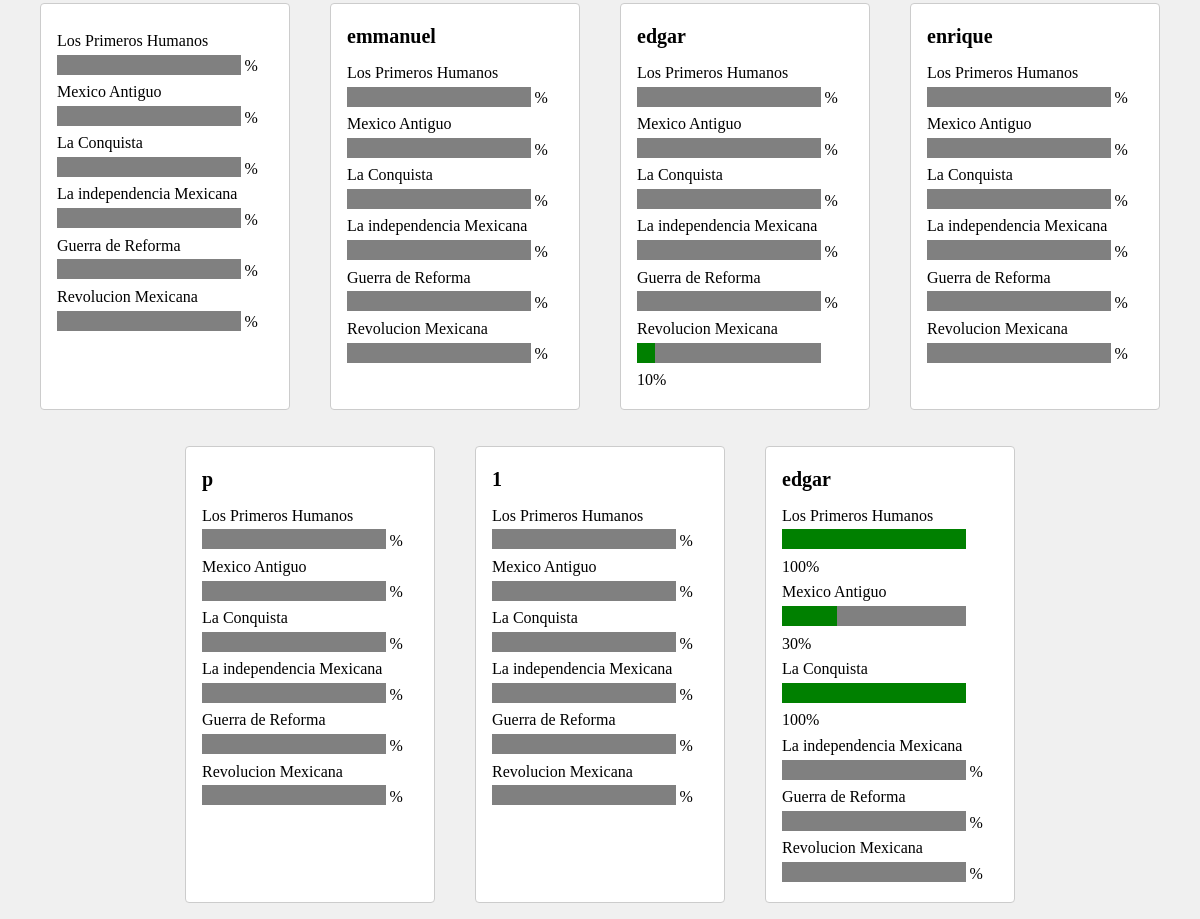
The page /administrar.php (lower part) on the database as committed earlier.
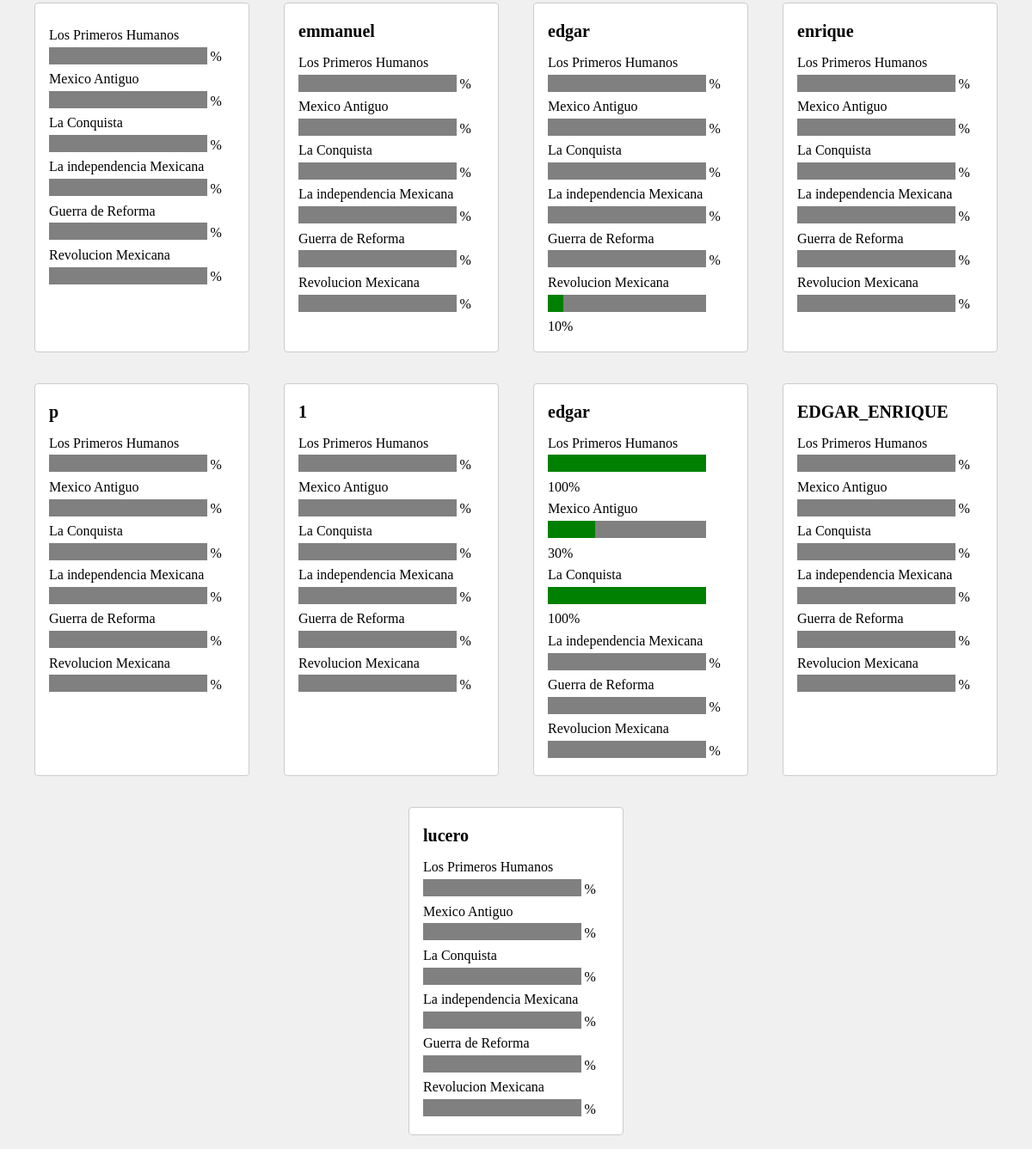
The same page on the database as committed later.
### tables this page shows
CREATE TABLE `usuarios` (
  `id_usuario` int(11) NOT NULL,
  `nombre` varchar(50) DEFAULT NULL,
  `curp` varchar(18) DEFAULT NULL,
  `contrasena` varchar(500) DEFAULT NULL,
  `tipo` int(2) DEFAULT NULL
);

CREATE TABLE `avance` (
  `id_usuario` int(11) DEFAULT NULL,
  `id_tema` int(11) DEFAULT NULL,
  `avance` int(11) DEFAULT NULL
);

### administrar.php (the view, shortened to what this page needs)
<!DOCTYPE html>
<html lang="en">
<head>
    <link rel="stylesheet" href="Recursos/w3.css">
    <link rel="stylesheet" href="es.css">
</head>
<body>
<font face="Century Gothic">
<br>
<div class="card-group" id="izquierda">
    <?php
    $servername = "localhost";
    $username = "root";
    $password = "";
    $database = "ra_db";
    $conn = new mysqli($servername, $username, $password, $database);
    $sql = "SELECT usuarios.id_usuario, usuarios.nombre, usuarios.tipo,
                   avance1.avance AS aTema1, avance2.avance AS aTema2,
                   avance3.avance AS aTema3, avance4.avance AS aTema4,
                   avance5.avance AS aTema5, avance6.avance AS aTema6
            FROM usuarios
            LEFT JOIN avance AS avance1 ON usuarios.id_usuario = avance1.id_usuario AND avance1.id_tema = '1'
            LEFT JOIN avance AS avance2 ON usuarios.id_usuario = avance2.id_usuario AND avance2.id_tema = '2'
            LEFT JOIN avance AS avance3 ON usuarios.id_usuario = avance3.id_usuario AND avance3.id_tema = '3'
            LEFT JOIN avance AS avance4 ON usuarios.id_usuario = avance4.id_usuario AND avance4.id_tema = '4'
            LEFT JOIN avance AS avance5 ON usuarios.id_usuario = avance5.id_usuario AND avance5.id_tema = '5'
            LEFT JOIN avance AS avance6 ON usuarios.id_usuario = avance6.id_usuario AND avance6.id_tema = '6';";
    $result = $conn->query($sql);
    if ($result->num_rows > 0) {
        while($row = $result->fetch_assoc()) {
            echo '<div class="card">';
            echo '<div class="card-body">';
            echo '<h5 class="card-title">' . $row["nombre"] . '</h5>';
            echo '<div>Los Primeros Humanos</div>';
            echo '<progress class="progress" max="100" value="' . $row["aTema1"] . '"></progress> ' . $row["aTema1"] . '%&nbsp; ';
            echo '<div>Mexico Antiguo</div>';
            echo '<progress class="progress" max="100" value="' . $row["aTema2"] . '"></progress> ' . $row["aTema2"] . '%&nbsp;';
            echo '<div>La Conquista</div>';
            echo '<progress class="progress" max="100" value="' . $row["aTema3"] . '"></progress> ' . $row["aTema3"] . '%&nbsp;';
            echo '<div>La independencia Mexicana</div>';
            echo '<progress class="progress" max="100" value="' . $row["aTema4"] . '"></progress> ' . $row["aTema4"] . '%&nbsp;';
            echo '<div>Guerra de Reforma</div>';
            echo '<progress class="progress" max="100" value="' . $row["aTema5"] . '"></progress> ' . $row["aTema5"] . '%&nbsp;';
            echo '<div>Revolucion Mexicana</div>';
            echo '<progress class="progress" max="100" value="' . $row["aTema6"] . '"></progress> ' . $row["aTema6"] . '%&nbsp;';
            echo '</div>';
            echo '</div>';
        }
    } else {
        echo "0 resultados";
    }
    ?>
</div>
</font>
</body>
</html>

### es.css (style rules this page uses)
.card-title { font-size: 1.25rem; margin-bottom: 0.5rem; }
* { font-family: Century Gothic; }
#izquierda { display: flex; justify-content: center; }
.card-group { display: -webkit-box; display: -ms-flexbox; display: flex; -ms-flex-flow: row wrap; flex-flow: row wrap; margin-right: -15px; margin-left: -15px; }
.card { position: relative; display: -webkit-box; display: -ms-flexbox; display: flex; -ms-flex-direction: column; flex-direction: column; min-width: 0; word-wrap: break-word; background-color: #fff; background-clip: border-box; border: 10px solid rgb(255, 186, 59); border-radius: 2%; margin-right: 15px; margin-bottom: 0; margin-left: 15px; width: calc(20%); max-width: calc(20%); min-width: 250px; margin: 20px; }
* { box-sizing: border-box; margin: 0; padding: 0; }
body { margin: 0; padding: 0; line-height: 1.6; }
body { font-family: Century Gothic, sans-serif; line-height: 1.6; background-color: #f0f0f0; }
.card { border: 1px solid #ccc; border-radius: 0.25rem; margin-bottom: 1rem; }
.card-body { padding: 1rem; }

Rows that differ between the two databases and show on the page:
added usuarios: nombre "EDGAR_ENRIQUE"
added usuarios: nombre "lucero"
